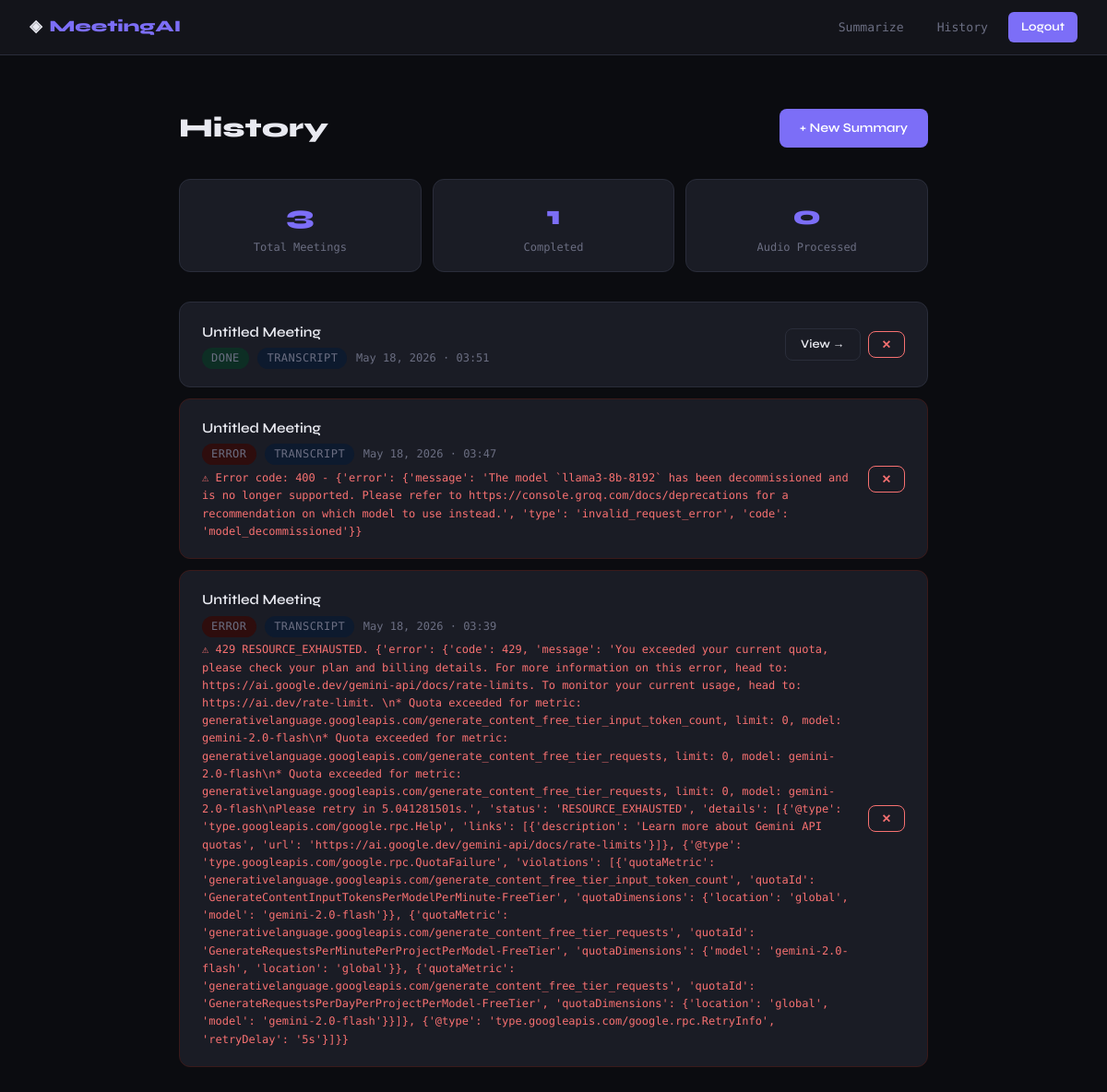
Page /history (signed in) on the earlier database version.
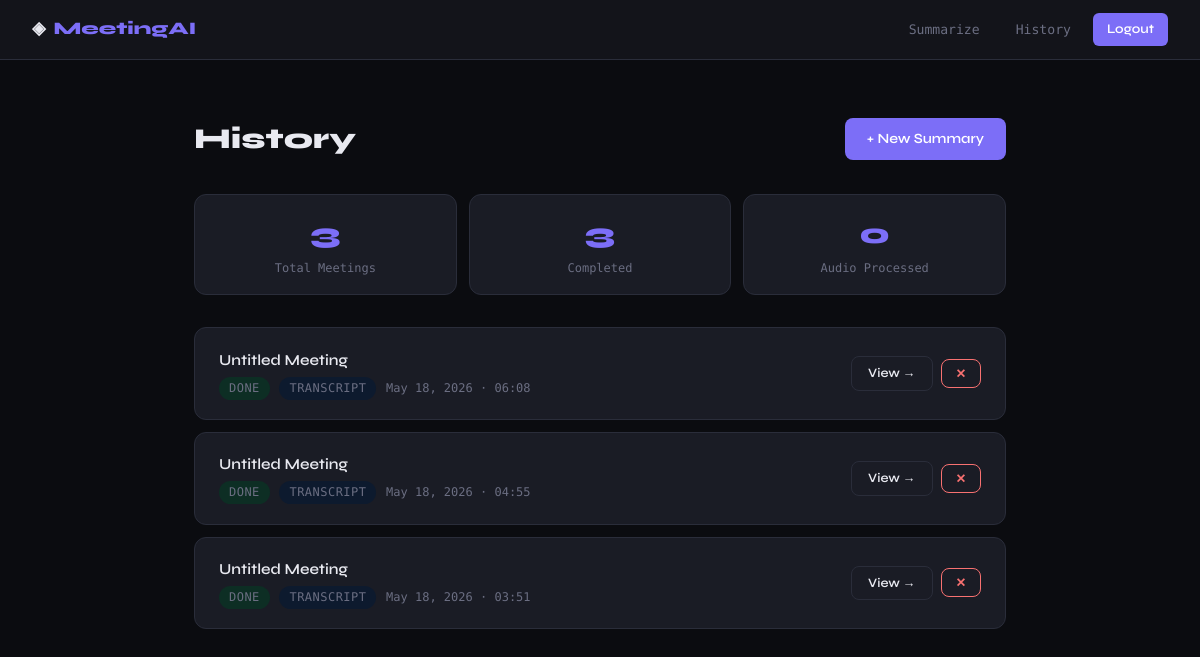
Same page on the later database version.
### app/models.py (models this page shows, shortened)
class MeetingSummary(db.Model):
    __tablename__ = 'meeting_summaries'
    id = db.Column(db.Integer, primary_key=True)
    user_id = db.Column(db.Integer, db.ForeignKey('users.id'), nullable=False)
    title = db.Column(db.String(200), nullable=False, default='Untitled Meeting')
    input_type = db.Column(db.String(20), nullable=False)  # 'audio' or 'transcript'
    original_filename = db.Column(db.String(255), nullable=True)
    created_at = db.Column(db.DateTime, default=datetime.utcnow)
    transcript = db.Column(db.Text, nullable=True)
    summary = db.Column(db.Text, nullable=True)
    action_items = db.Column(db.Text, nullable=True)   # JSON string
    key_decisions = db.Column(db.Text, nullable=True)  # JSON string
    status = db.Column(db.String(20), default='pending')  # pending, processing, done, error
    error_message = db.Column(db.Text, nullable=True)

### app/routes.py (the view)
@main.route('/history')
@login_required
def history():
    meetings = MeetingSummary.query.filter_by(user_id=current_user.id)\
        .order_by(MeetingSummary.created_at.desc()).all()
    return render_template('history.html', meetings=meetings)

### app/models.py (called while the page is built)
@login_manager.user_loader
def load_user(user_id):
    return User.query.get(int(user_id))

### app/templates/history.html (shortened to what this page needs)
{% extends "base.html" %}
{% block content %}
<div class="container">
  <div class="page-header">
    <h1>History</h1>
    <a href="{{ url_for('main.index') }}" class="btn btn-primary">+ New Summary</a>
  </div>
  {% if meetings %}
    {% set done_count = meetings | selectattr('status', 'equalto', 'done') | list | length %}
    {% set audio_count = meetings | selectattr('input_type', 'equalto', 'audio') | list | length %}
    <div class="stats-row">
      <div class="stat-card">
        <div class="stat-number">{{ meetings | length }}</div>
        <div class="stat-label">Total Meetings</div>
      </div>
      <div class="stat-card">
        <div class="stat-number">{{ done_count }}</div>
        <div class="stat-label">Completed</div>
      </div>
      <div class="stat-card">
        <div class="stat-number">{{ audio_count }}</div>
        <div class="stat-label">Audio Processed</div>
      </div>
    </div>
    <div class="meeting-grid">
      {% for meeting in meetings %}
      <div class="meeting-row {% if meeting.status == 'error' %}error-row{% endif %}">
        <div class="meeting-info">
          <div class="meeting-title">{{ meeting.title }}</div>
          <div class="meeting-meta">
            <span class="badge badge-{{ meeting.status }}">{{ meeting.status }}</span>
            <span class="badge badge-{{ meeting.input_type }}">{{ meeting.input_type }}</span>
            <span>{{ meeting.created_at.strftime('%b %d, %Y · %H:%M') }}</span>
          </div>
          {% if meeting.status == 'error' and meeting.error_message %}
            <div class="error-msg">⚠ {{ meeting.error_message }}</div>
          {% endif %}
        </div>
        <div class="meeting-actions">
          {% if meeting.status == 'done' %}
            <a href="{{ url_for('main.result', meeting_id=meeting.id) }}" class="btn btn-outline btn-view">View →</a>
          {% endif %}
          <form action="{{ url_for('main.delete_meeting', meeting_id=meeting.id) }}" method="POST" onsubmit="return confirm('Delete this summary?')">
            <button type="submit" class="btn btn-danger">✕</button>
          </form>
        </div>
      </div>
      {% endfor %}
    </div>
  {% endif %}
</div>
{% endblock %}

### app/templates/base.html (shortened to what this page needs)
<!DOCTYPE html>
<html lang="en">
<head>
</head>
<body>
<nav>
  <a href="{{ url_for('main.index') }}" class="nav-brand">
    ◈ <span>MeetingAI</span>
  </a>
  <div class="nav-links">
    {% if current_user.is_authenticated %}
      <a href="{{ url_for('main.index') }}">Summarize</a>
      <a href="{{ url_for('main.history') }}">History</a>
      <a href="{{ url_for('main.logout') }}" class="btn-nav btn">Logout</a>
    {% else %}
      <a href="{{ url_for('main.login') }}">Login</a>
      <a href="{{ url_for('main.register') }}" class="btn-nav btn">Register</a>
    {% endif %}
  </div>
</nav>
{% block content %}{% endblock %}
</body>
</html>

### app/templates/base.html (style rules this page uses)
*, *::before, *::after { box-sizing: border-box; margin: 0; padding: 0; }
:root { --bg: #0b0c10; --surface: #13141a; --card: #1a1c25; --border: #2a2d3a; --accent: #7c6ef7; --accent2: #3ecfcf; --text: #e8e9f0; --muted: #6b6e82; --success: #34d399; --danger: #f87171; --warn: #fbbf24; --radius: 12px; }
body { background: var(--bg); color: var(--text); font-family: 'DM Mono', monospace; min-height: 100vh; line-height: 1.6; }
nav { background: var(--surface); border-bottom: 1px solid var(--border); padding: 0 2rem; display: flex; align-items: center; justify-content: space-between; height: 60px; position: sticky; top: 0; z-index: 100; }
.nav-brand { font-family: 'Syne', sans-serif; font-weight: 800; font-size: 1.1rem; color: var(--text); text-decoration: none; display: flex; align-items: center; gap: 8px; }
.nav-brand span { color: var(--accent); }
.nav-links { display: flex; gap: 0.5rem; align-items: center; }
.nav-links a { color: var(--muted); text-decoration: none; font-size: 0.82rem; padding: 6px 14px; border-radius: 6px; transition: all 0.2s; }
.btn-nav { background: var(--accent); color: white !important; font-weight: 500; }
.container { max-width: 860px; margin: 0 auto; padding: 2.5rem 1.5rem; }
h1 { font-family: 'Syne', sans-serif; font-weight: 800; font-size: 1.8rem; color: var(--text); }
.btn { display: inline-flex; align-items: center; gap: 6px; padding: 10px 22px; border-radius: 8px; font-family: 'Syne', sans-serif; font-weight: 600; font-size: 0.88rem; cursor: pointer; border: none; transition: all 0.2s; text-decoration: none; }
.btn-primary { background: var(--accent); color: white; }
.btn-outline { background: transparent; color: var(--text); border: 1px solid var(--border); }
.btn-danger { background: transparent; color: var(--danger); border: 1px solid var(--danger); font-size: 0.78rem; padding: 6px 14px; }
.badge { display: inline-block; padding: 2px 10px; border-radius: 20px; font-size: 0.72rem; font-weight: 500; text-transform: uppercase; letter-spacing: 0.04em; }
.badge-done { background: #0d2e24; color: var(--success); }
.badge-transcript { background: #0d1a2e; color: var(--accent2); }

### app/templates/history.html (style rules this page uses)
.page-header { display: flex; align-items: center; justify-content: space-between; margin-bottom: 2rem; }
.meeting-grid { display: flex; flex-direction: column; gap: 0.75rem; }
.meeting-row { background: var(--card); border: 1px solid var(--border); border-radius: var(--radius); padding: 1.2rem 1.5rem; display: flex; align-items: center; justify-content: space-between; gap: 1rem; transition: border-color 0.2s; text-decoration: none; flex-wrap: wrap; }
.meeting-info { flex: 1; min-width: 0; }
.meeting-title { font-family: 'Syne', sans-serif; font-weight: 600; font-size: 0.95rem; color: var(--text); margin-bottom: 0.3rem; white-space: nowrap; overflow: hidden; text-overflow: ellipsis; }
.meeting-meta { display: flex; gap: 0.6rem; align-items: center; flex-wrap: wrap; }
.meeting-meta span { font-size: 0.75rem; color: var(--muted); }
.meeting-actions { display: flex; gap: 0.5rem; align-items: center; }
.btn-view { font-size: 0.8rem; padding: 6px 16px; }
.stats-row { display: grid; grid-template-columns: repeat(3, 1fr); gap: 0.75rem; margin-bottom: 2rem; }
.stat-card { background: var(--card); border: 1px solid var(--border); border-radius: var(--radius); padding: 1rem 1.2rem; text-align: center; }
.stat-number { font-family: 'Syne', sans-serif; font-weight: 800; font-size: 1.8rem; color: var(--accent); }
.stat-label { font-size: 0.75rem; color: var(--muted); margin-top: 2px; }

Differences in the rows shown:
removed MeetingSummary: title "Untitled Meeting", status "ERROR", input_type "TRANSCRIPT", created_at "May 18, 2026 · 03:47", error_message "Error code: 400 - {'error': {'message': 'The model `llama3-8b-8192` has been decommissioned and is no longer supported. Please refer to https://console.groq.com/docs/deprecations for a recommendation on which model to use instead.', 'type': 'invalid_request_error', 'code': 'model_decommissioned'}}"
removed MeetingSummary: title "Untitled Meeting", status "ERROR", input_type "TRANSCRIPT", created_at "May 18, 2026 · 03:39", error_message "429 RESOURCE_EXHAUSTED. {'error': {'code': 429, 'message': 'You exceeded your current quota, please check your plan and billing details. For more information on this error, head to: https://ai.google.dev/gemini-api/docs/rate-limits. To monitor your current usage, head to: https://ai.dev/rate-limit. \\n* Quota exceeded for metric: generativelanguage.googleapis.com/generate_content_free_tier_input_token_count, limit: 0, model: gemini-2.0-flash\\n* Quota exceeded for metric: generativelanguage.googleapis.com/generate_content_free_tier_requests, limit: 0, model: gemini-2.0-flash\\n* Quota exceeded for metric: generativelanguage.googleapis.com/generate_content_free_tier_requests, limit: 0, model:…"
added MeetingSummary: title "Untitled Meeting", status "DONE", input_type "TRANSCRIPT", created_at "May 18, 2026 · 06:08"
added MeetingSummary: title "Untitled Meeting", status "DONE", input_type "TRANSCRIPT", created_at "May 18, 2026 · 04:55"
Other differences:
{{ done_count }}: "1" → "3"
